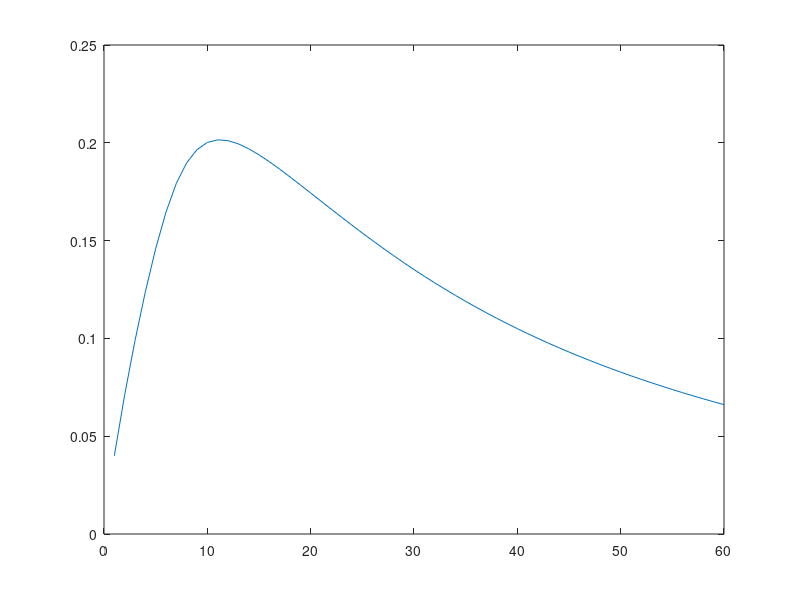

Recreate this plot in MATLAB.
% function slgkmodel()
clear global; clear functions;

b=zeros(20,20);
cr=0;
cs=zeros(20,1);
err=zeros(20,1);
hidden=0;
i=0;
ii=0;
in=zeros(20,1);
ipre=zeros(20,1);
is=zeros(20,1);
itotal=0;
j=0;
manypre=0;
novel=zeros(20,1);
novtotal=0;
or_fv=0;
pp=zeros(2000+1,20,20,20);
pre=zeros(20,1);
pwin=zeros(20,1);
r=zeros(20,20);
s=0;
sal=zeros(20,1);
sps=0;
spu=0;
sts=0;
stu=0;
t=0;
teacher=zeros(20,1);
tempi=zeros(20,1);
time_fv=0;
tipe=0;
tr=zeros(20,1);
trh=zeros(20,1);
trial=zeros(2000+1,1);
us_intensity=0;
v=zeros(20,20);
win=zeros(20,1);
x=zeros(20,1);
xp=zeros(20,1);
z=zeros(20,1);
z1=zeros(20,1);
zz=zeros(20,1);
zzz=zeros(20,1);

 
 
k=[.2,.1,.005,.02,.005,1.,2.,.4,.995,.995,.7,.5].';
time_units = 200; % # of time units
stim = 4; % # of stimuli including CX
ty = 3; % Types of trials
n = 60; % # of trials
trial_types_order = [1 1 1 1 1 1 1 1 1 1 1 1 1 1 1 1 1 1 1 1 2 2 2 2 2 2 2 2 2 2 2 2 2 2 2 2 2 2 2 2 2 2 2 2 2 2 2 2 2 2 2 2 2 2 2 2 2 2 2 2]; % Order of trial types
pn = 1; % Print from trial #
test_time = 35; % Test CR at time
hidden = 0; % Hidden
output_trials = zeros(n,1);
pre1_test_time = zeros(n,1); % CR values per trial at test time
output_time_units = zeros(time_units, n);
cs1_time_units = zeros(time_units, n); % CS(1) per time unit
pre1_keys_time_units(1:time_units, 1:n) =  {0}; % pre1 determined keys from us intensity values
%output_time_units_single = zeros(time_units * n, 1);
pre1_determined = 0;
pre1_determined_key = 0;
us_intensity_values(1:2000, 1:20) = {0}; % eg. us_intensity_values{1,5} = us_intensity_order{1};
 
% stim * ty many values should be given for:
% manypre_values, sts_values, sps_values, sal_values
%% # of presentations of stimulus
manypre_values = [1 1 1 1 1 1; 1 1 1 1 1 1; 1 1 1 1 1 1];
%% CS starts
sts_values = [1 30 10 20 20 20; 1 30 10 1 20 20; 1 20 20 20 20 20];
%% CS stops
sps_values = [2000 40 20 40 40 40; 2000 40 20 40 40 40; 2000 40 40 40 40 40];
%% CS salience
sal_values = [.1 1 0 0 0 0; .1 1 0 0 0 0; ; .1 0 1 0 0 0];
 
% ty many values should be given for:
% stu_values, spu_values, us_intensity_values
%% US starts
stu_values = [35 35 35];
%% US stops
spu_values = [40 40 40];
%% US intensity
% eg. us_intensity_order{1}(1) us_intensity_order{1}(2) ...
% [USnoact dUS]  dUS = Action Outcome = (USact - USnoact)*4
us_intensity_order = {[1 1]; [1 1] ; [0 0]};




itotal = stim + 1;
for tipe = 1: ty
    for s = 1: stim
        manypre = manypre_values(tipe, s);
        for time_fv = 1: time_units
            for ii = 1: manypre
                pp(time_fv+1,tipe,s,ii) = 0;
            end
            ii = manypre+1;
        end
        time_fv = time_units+1;
        
        for ii = 1: manypre
            sts = sts_values(tipe, s);
            win(ii) = fix(sts);
            sps = sps_values(tipe, s);
            pwin(ii) = fix(sps);
            sal(s) = sal_values(tipe, s);
            
            for time_fv = 1: time_units
                if(time_fv >= win(ii) && time_fv <= pwin(ii))
                    pp(time_fv+1,tipe,s,ii) = sal(s);
                end
            end
            time_fv = time_units+1;
        end
        ii = manypre+1;
    end
    
    s = stim+1;   
    stu = stu_values(tipe);
    spu = spu_values(tipe);
   
    for time_fv = 1: time_units
        us_intensity_values{time_fv+1,tipe} = 0;
        
        if(time_fv >= stu)
            us_intensity_values{time_fv+1,tipe} = us_intensity_order{tipe};
        end
        
        if(time_fv > spu)
            us_intensity_values{time_fv+1,tipe} = 0;
        end
    end

    time_fv = time_units+1;
end
tipe = ty+1;

if(pn == 0)
    pn = 1;
end

for t = 1: n
    i = trial_types_order(t); % Order of trial types
    trial(t+1) = fix(i);
end
t = n+1;

% j's of hidden go from itotal+1 to itotal+1+hidden
% connections of inputs to total to hidden
for j = itotal + 1: itotal + 1 + hidden
    for i = 1: itotal
        r(i,j) =(((1.-rand).*1.)-.5)./2;
    end
    i = fix(itotal+1);
end

j = itotal + 1 + hidden + 1;

for i = 1: itotal + hidden
    for j = 1: itotal
        v(i,j) = 0;
    end
    j = itotal + 1;
end
i = itotal + hidden + 1;

for t = 1: n
    for time_fv = 1: time_units
        us_intensity = us_intensity_values{time_fv+1,trial(t+1)};
        if (time_fv == stu)
            if (pre1_test_time(t,1) <= 0.01)% change between 0 and 0.001
                if (rand() > 0.2)
                   pre1_determined = us_intensity(1);
                   pre1_determined_key = 1;
                else
                   pre1_determined = us_intensity(2);
                   pre1_determined_key = 2;
                end
            else 
                if (rand() > 0.8)
                   pre1_determined = us_intensity(1);
                   pre1_determined_key = 1;
                else
                   pre1_determined = us_intensity(2);
                   pre1_determined_key = 2;
                end
            end
        end
        
        cs(1) = 0;
        if(time_fv >= stu)
            cs(1) = pre1_determined;
            pre1_keys_time_units{time_fv, t} = [num2str(trial(t+1), '%d') ',' num2str(pre1_determined_key, '%d')];
        end
        if(time_fv > spu)
            cs(1) = 0;
            pre1_keys_time_units{time_fv, t} = 0;
        end
        cs1_time_units(time_fv, t) = cs(1);
        
        for i = 1: stim
            cs(i+1) = 0;
            for ii = 1: manypre
                cs(i+1) = cs(i+1) + pp(time_fv+1,trial(t+1),i,ii);
            end
            ii = manypre+1;
        end
        i = stim+1;
        
        % Assign teaching signals of the output units
        for j = 1: itotal
            teacher(j) = cs(j);
        end
        j = itotal+1;
        
        % T and X
        for i = 1: itotal
            % Traces for direct connections
            tr(i) = tr(i) + k(1).*(cs(i)-tr(i));
            in(i) = tr(i) + k(8).*pre(i);
            tempi(i) = in(i).*z(i);
            if(tempi(i) < 0.)
                tempi(i) = 0.;
            end
            
            % Traces for hidden connections
            trh(i) = trh(i) + k(1).*cs(i).*(1-trh(i)) - 0.1.*k(1).*trh(i);
            % X for direct connections
            xii(i) = k(7).*(in(i).*k(2)+tempi(i));
            x(i) = abs(xii(i)); 
        end
        i = itotal+1;
        
       % x(1) = 0;
        % Output of hidden
        for j = itotal + 1: itotal + 1 + hidden
            xp(j) = 0;
            x(j) = 0;
        end
        j = fix(itotal + 1 + hidden+1);
        
        for j = itotal + 1: itotal + 1 + hidden
            for i = 1: itotal
                xp(j) = xp(j) + trh(i).*r(i,j);
            end
            i = itotal+1;
        end
        j = itotal + 1 + hidden + 1;
        
        % Changing attention to the hidden units
        for j = itotal + 1: itotal + 1 + hidden
            zz(j) = zz(j) + .00001.*novel(1).*(1-zz(j));
        end
        j = itotal + 1 + hidden + 1;
        
        for j = itotal + 1: itotal + 1 + hidden
            zzz(j) = zz(j).^8./(zz(j).^8+.1.^8);
            x(j) =(5.*xp(j).*zzz(j)).^2;
            if(x(j) <= 0)
                x(j) = 0;
            end
        end
        j = itotal + 1 + hidden + 1;
        
        % Aggregate Predictions and CR
        for i = 1: itotal + hidden
            for j = 1: itotal
                b(i,j) = x(i).*v(i,j);
            end
            j = itotal+1;
        end
        i = itotal + hidden + 1;
        
        for j = 1: itotal
            pre(j) = 0.;
            for i = 1: itotal + hidden
                pre(j) = pre(j) + b(i,j);
            end
            i = itotal + hidden + 1;
            
            if(pre(j) < 0)
                pre(j) = 0;
            end
        end
        j = itotal+1;
        
        cr = k(6).*(pre(1).^2./(pre(1).^2+.15.^2));
        if(cr < 0)
            cr = 0.;
        end
        
        % novelty
        novtotal = 0.;
        
        % integrator of CS/US and Prediction of CS/US
        for j = 1: itotal
            if(j == 1)
                is(1) =(k(9).*is(1)+cs(1).*(1-is(1)));
                ipre(1) =(k(10).*ipre(1)+pre(1).*(1-ipre(1)));
            else
                is(j) =(k(9).*is(j)+cs(j).*(1-is(j)));
                ipre(j) =(k(10).*ipre(j)+pre(j).*(1-ipre(j)));
            end
            
            % novelty is the difference between the two integrators
            novel(j) = abs(is(j)-ipre(j));
            % Sum of the individual novelty
            novtotal = novtotal + novel(j);
        end
        j = itotal+1;
        
        or_fv =(novtotal.^2./(novtotal.^2+.75.^2));
        cr = cr .* (1 - or_fv);
        % error signal
        for j = 1: itotal
            err(j) =(teacher(j)-pre(j));
        end
        j = itotal+1;
        
        % Calculate Weight Change
        % V
        for i = 1: itotal + hidden
            for j = 1: itotal
                v(i,j) = v(i,j) + .6.*k(3).*x(i).*err(j).*(1.0-abs(v(i,j)));
            end
            j = itotal+1;
        end
        i = itotal + hidden + 1;
        
        % Z
        for i = 1: itotal
            z(i) = z(i) +(in(i).*((k(4).*or_fv.*(1.-abs(z(i)))-k(5).*(1.+z(i)))));
            if(z1(i) < -1.)
                z1(i) = -1.;
            end
        end
        i = itotal+1;
        
        % Output results
        if(time_fv == test_time && t >= pn)
            pre1_test_time(t,1) = pre(1); % DONT change this
            output_trials0(t,1) = err(1);  % change this
            output_trials(t,1) = x(1);  % change this
            output_trials2(t,1) = v(3,1);  % change this
            output_trials3(t,1) = v(1,3);  % change this
            output_trials4(t,1) = b(1);  % change this
            output_trials5(t,1) = b(3);  % change this
            output_trials6(t,1) = cr;  % change this
        end
      
        if(t >= pn)
            output_time_units0(time_fv, t) = err(1); % change this
            output_time_units(time_fv, t) = x(1); % change this
            output_time_units2(time_fv, t) = v(3,1); % change this
            output_time_units3(time_fv, t) = v(1,3); % change this
            output_time_units4(time_fv, t) = b(1); % change this
            output_time_units5(time_fv, t) = b(3); % change this
            output_time_units6(time_fv, t) = cr; % change this
        end
    end
    time_fv = time_units+1;
end

output_time_units_single0 = output_time_units0(:);
output_time_units_single = output_time_units(:);
output_time_units_single2 = output_time_units2(:);
output_time_units_single3 = output_time_units3(:);
output_time_units_single4 = output_time_units4(:);
output_time_units_single5 = output_time_units5(:);
output_time_units_single6 = output_time_units6(:);
disp(output_trials);
disp(output_time_units);

plot(output_trials);
%plot(output_time_units)
%plot(output_time_units_single)
% clear all;
% end
